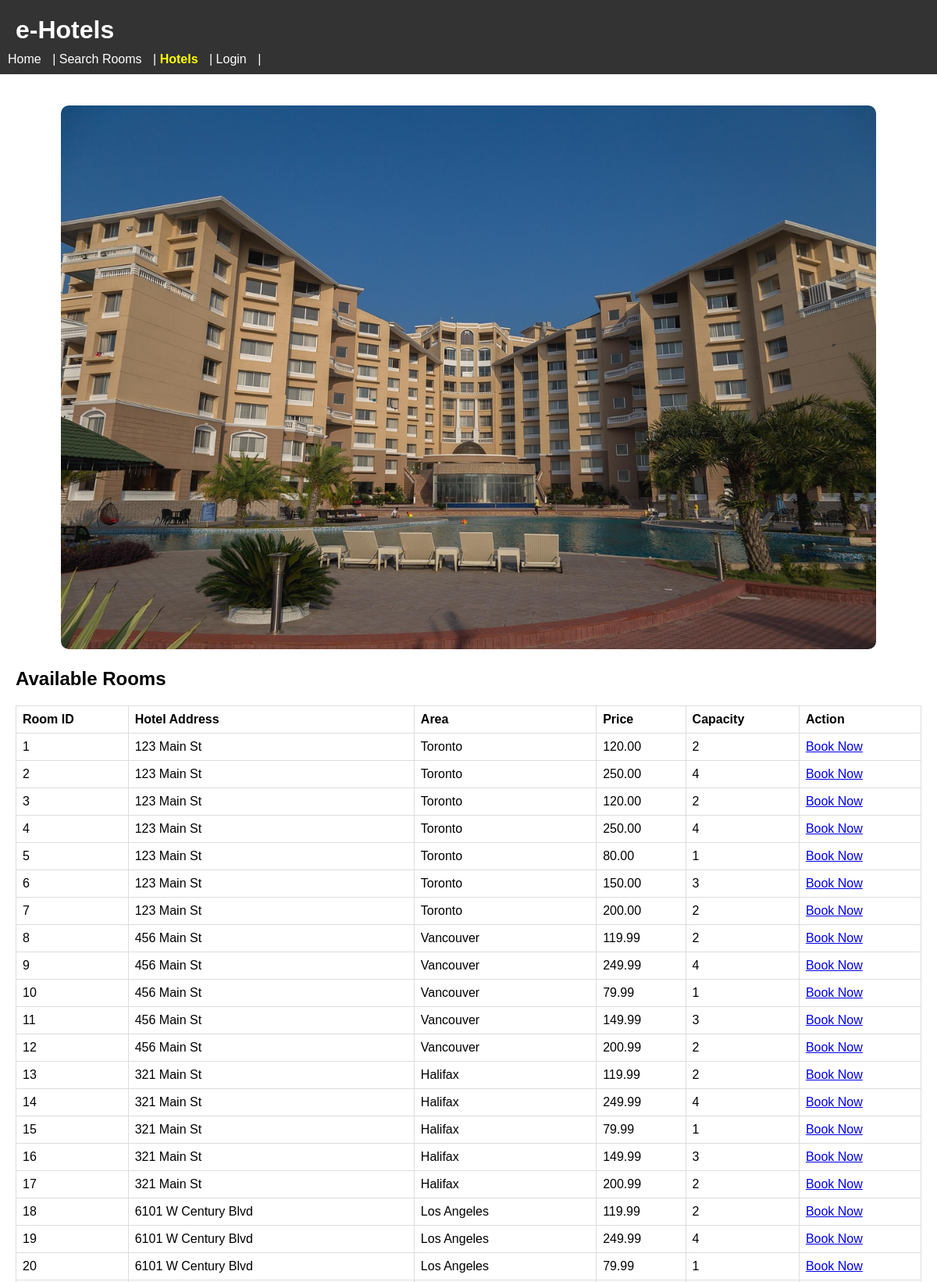
Page /website/hotels.php (upper part) on the committed database.
### tables this page shows
CREATE TABLE HOTELROOM (
    roomid INT AUTO_INCREMENT PRIMARY KEY,
    roomprice DECIMAL(10,2),
    roomcapacity INT,
    roomviewtype ENUM('sea','mountain','city','garden','pool','street'),
    roomexpandable BOOLEAN,
    roomcommodities VARCHAR(255),   
    roomproblems TEXT,
    hotelid INT,
    FOREIGN KEY (hotelid) REFERENCES HOTEL(hotelid) ON DELETE CASCADE
);

CREATE TABLE HOTEL (
    hotelid INT PRIMARY KEY,
    chainid INT,
    hotelrating DECIMAL(2,1),
    hotelnumrooms INT,
    hoteladdress VARCHAR(255),
    hotelcity VARCHAR(255),
    hotelpostalcode VARCHAR(255),
    hotelphonenum VARCHAR(255),
    hotelemail VARCHAR(255),
    managerssn VARCHAR(50) NOT NULL,
    hotelname VARCHAR(255),
    CHECK (hotelrating >= 0 AND hotelrating <= 5),
    FOREIGN KEY (chainid) REFERENCES HOTELCHAIN(chainid) ON DELETE CASCADE
);

### website/hotels.php (the view, shortened to what this page needs)
<?php
include 'header.php';
include 'config.php';
$stmt = $pdo->prepare("SELECT hr.roomid AS room_id, h.hoteladdress AS address, h.hotelcity AS area, hr.roomprice AS price, hr.roomcapacity AS capacity
                       FROM HOTELROOM hr
                       JOIN HOTEL h ON hr.hotelid = h.hotelid");
$stmt->execute();
$rooms = $stmt->fetchAll();
?>
<div style="text-align: center; margin-top: 20px;">
    <img src="assets/hotel_list.jpg" alt="Hotel List" style="max-width: 90%; height: auto; border-radius: 10px;">
</div>
<h2>Available Rooms</h2>
<table border="1">
    <tr>
        <th>Room ID</th>
        <th>Hotel Address</th>
        <th>Area</th>
        <th>Price</th>
        <th>Capacity</th>
        <th>Action</th>
    </tr>
    <?php foreach($rooms as $room): ?>
    <tr>
        <td><?php echo htmlspecialchars($room['room_id']); ?></td>
        <td><?php echo htmlspecialchars($room['address']); ?></td>
        <td><?php echo htmlspecialchars($room['area']); ?></td>
        <td><?php echo htmlspecialchars($room['price']); ?></td>
        <td><?php echo htmlspecialchars($room['capacity']); ?></td>
        <td><a href="book.php?room_id=<?php echo htmlspecialchars($room['room_id']); ?>">Book Now</a></td>
    </tr>
    <?php endforeach; ?>
</table>
<?php include 'footer.php'; ?>

### website/header.php (shortened to what this page needs)
<?php
$currentPage = basename($_SERVER['PHP_SELF']);
?>
<!DOCTYPE html>
<html lang="en">
<head>
    <link rel="stylesheet" href="styles.css">
</head>
<body>
    <header>
        <h1>e-Hotels</h1>
        <nav>
            <a href="index.php" class="<?= $currentPage === 'index.php' ? 'active' : '' ?>">Home</a> |
            <?php if ($currentPage !== 'index.php') : ?>
                <a href="search.php" class="<?= $currentPage === 'search.php' ? 'active' : '' ?>">Search Rooms</a> |
            <?php endif; ?>
            <a href="hotels.php" class="<?= $currentPage === 'hotels.php' ? 'active' : '' ?>">Hotels</a> |
            <?php if (!isset($_SESSION['user'])) : ?>
                <?php if ($currentPage !== 'index.php') : ?>
                    <a href="login.php" class="<?= $currentPage === 'login.php' ? 'active' : '' ?>">Login</a> |
                <?php endif; ?>
            <?php else : ?>
                <a href="logout.php">Logout</a> |
            <?php endif; ?>
        </nav>
    </header>
    <main>

### website/footer.php (shortened to what this page needs)
</main>
</body>
</html>

### website/styles.css (style rules this page uses)
body { font-family: Arial, sans-serif; margin: 0; padding: 0; }
header, footer { background-color: #333; color: white; padding: 10px; }
header h1, footer p { margin: 10px; }
nav a { color: white; margin-right: 10px; text-decoration: none; }
main { padding: 20px; }
table { width: 100%; border-collapse: collapse; margin-bottom: 20px; }
table, th, td { border: 1px solid #ddd; }
th, td { padding: 8px; text-align: left; }

### website/header.php (style rules this page uses)
nav a.active { font-weight: bold; color: yellow; }

### rows in the picture
hotelroom: roomid "1", hotelid.hoteladdress "123 Main St", hotelid.hotelcity "Toronto", roomprice "120.00", roomcapacity "2"
hotelroom: roomid "2", hotelid.hoteladdress "123 Main St", hotelid.hotelcity "Toronto", roomprice "250.00", roomcapacity "4"
hotelroom: roomid "3", hotelid.hoteladdress "123 Main St", hotelid.hotelcity "Toronto", roomprice "120.00", roomcapacity "2"
hotelroom: roomid "4", hotelid.hoteladdress "123 Main St", hotelid.hotelcity "Toronto", roomprice "250.00", roomcapacity "4"
hotelroom: roomid "5", hotelid.hoteladdress "123 Main St", hotelid.hotelcity "Toronto", roomprice "80.00", roomcapacity "1"
hotelroom: roomid "6", hotelid.hoteladdress "123 Main St", hotelid.hotelcity "Toronto", roomprice "150.00", roomcapacity "3"
hotelroom: roomid "7", hotelid.hoteladdress "123 Main St", hotelid.hotelcity "Toronto", roomprice "200.00", roomcapacity "2"
hotelroom: roomid "8", hotelid.hoteladdress "456 Main St", hotelid.hotelcity "Vancouver", roomprice "119.99", roomcapacity "2"
hotelroom: roomid "9", hotelid.hoteladdress "456 Main St", hotelid.hotelcity "Vancouver", roomprice "249.99", roomcapacity "4"
hotelroom: roomid "10", hotelid.hoteladdress "456 Main St", hotelid.hotelcity "Vancouver", roomprice "79.99", roomcapacity "1"
hotelroom: roomid "11", hotelid.hoteladdress "456 Main St", hotelid.hotelcity "Vancouver", roomprice "149.99", roomcapacity "3"
hotelroom: roomid "12", hotelid.hoteladdress "456 Main St", hotelid.hotelcity "Vancouver", roomprice "200.99", roomcapacity "2"
hotelroom: roomid "13", hotelid.hoteladdress "321 Main St", hotelid.hotelcity "Halifax", roomprice "119.99", roomcapacity "2"
hotelroom: roomid "14", hotelid.hoteladdress "321 Main St", hotelid.hotelcity "Halifax", roomprice "249.99", roomcapacity "4"
hotelroom: roomid "15", hotelid.hoteladdress "321 Main St", hotelid.hotelcity "Halifax", roomprice "79.99", roomcapacity "1"
hotelroom: roomid "16", hotelid.hoteladdress "321 Main St", hotelid.hotelcity "Halifax", roomprice "149.99", roomcapacity "3"
hotelroom: roomid "17", hotelid.hoteladdress "321 Main St", hotelid.hotelcity "Halifax", roomprice "200.99", roomcapacity "2"
hotelroom: roomid "18", hotelid.hoteladdress "6101 W Century Blvd", hotelid.hotelcity "Los Angeles", roomprice "119.99", roomcapacity "2"
hotelroom: roomid "19", hotelid.hoteladdress "6101 W Century Blvd", hotelid.hotelcity "Los Angeles", roomprice "249.99", roomcapacity "4"
hotelroom: roomid "20", hotelid.hoteladdress "6101 W Century Blvd", hotelid.hotelcity "Los Angeles", roomprice "79.99", roomcapacity "1"
